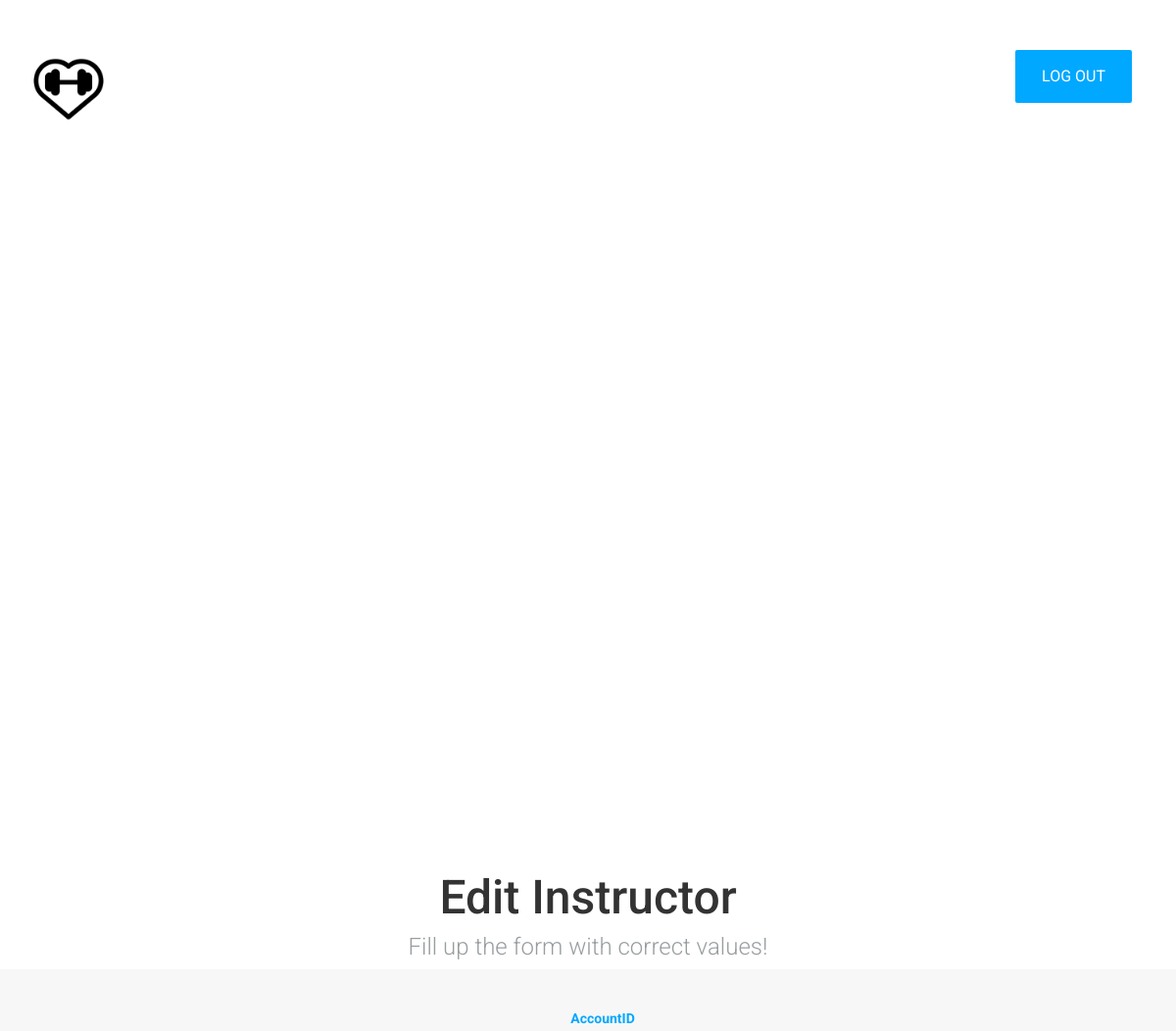
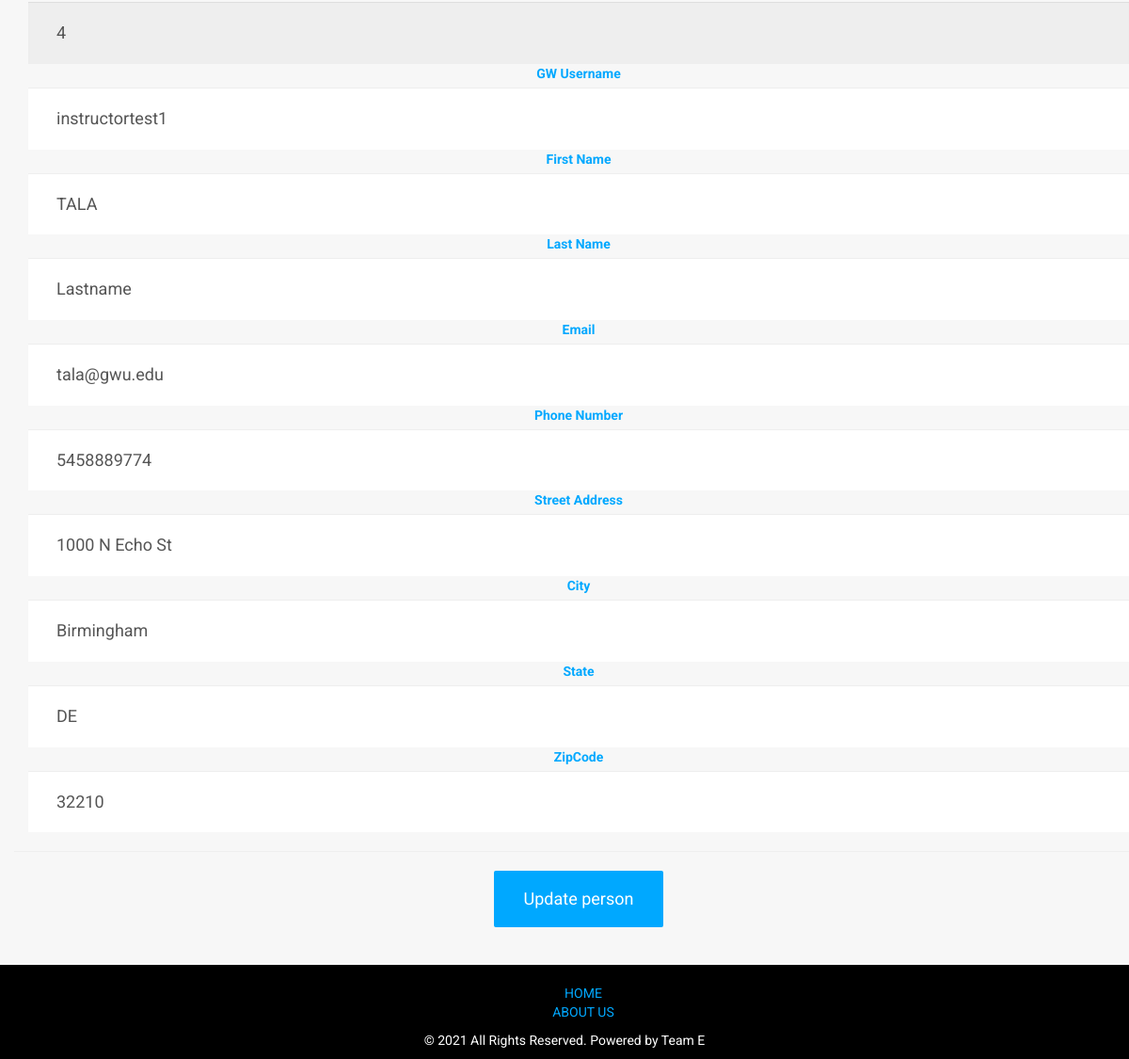
/editpersoninstructor.php?id=4, run on the app's committed database (2 pictures, top to bottom).
### tables this page shows
CREATE TABLE `account` (
  `AccountID` int(11) NOT NULL,
  `GW_UserName` varchar(25) NOT NULL,
  `Password` varchar(25) NOT NULL,
  `Email` varchar(255) NOT NULL,
  `First_Name` varchar(255) NOT NULL,
  `Last_Name` varchar(255) NOT NULL,
  `Phone_Number` varchar(10) NOT NULL,
  `Street_Address` varchar(500) NOT NULL,
  `City` varchar(255) NOT NULL,
  `State` varchar(255) NOT NULL,
  `ZipCode` varchar(5) NOT NULL,
  `Role` varchar(50) NOT NULL,
  `StudentID` int(11) DEFAULT NULL,
  `InstructorID` int(11) DEFAULT NULL,
  `AdminID` int(11) DEFAULT NULL
);

### editpersoninstructor.php (the view, shortened to what this page needs)
<?php
require 'config.php';
$id = $_GET['id'];
$sql = 'SELECT * FROM account WHERE AccountID=:id';
$statement = $db->prepare($sql);
$statement->execute([':id' => $id ]);
$person = $statement->fetch(PDO::FETCH_OBJ);
?>
<!DOCTYPE html>
<html>
<head>
	<head>
	<link rel="stylesheet" type="text/css" href="css/normalize.css">
	<link rel="stylesheet" type="text/css" href="css/bootstrap.css">
	<link rel="stylesheet" type="text/css" href="css/owl.css">
	<link rel="stylesheet" type="text/css" href="css/animate.css">
	<link rel="stylesheet" type="text/css" href="fonts/font-awesome-4.1.0/css/font-awesome.min.css">
	<link rel="stylesheet" type="text/css" href="fonts/eleganticons/et-icons.css">
	<link rel="stylesheet" type="text/css" href="css/Cofit.css">
</head>
</head>
<body>
	<nav class="navbar">
		<div class="container">
			<div class="navbar-header">
				<a  href="#"><img src="img/logo.png" data-active-url="img/logo-active.png" alt=""></a>
			</div>
			<div class="collapse navbar-collapse" id="bs-example-navbar-collapse-1">
				<ul class="nav navbar-nav navbar-right main-nav">
					<li><a  href="index.php">HOME</a></li>
					<li><a  href="about.php">ABOUT US</a></li>
                    <li><a href="logout.php" class="btn btn-blue">LOG OUT</a></li>
				</ul>
			</div>
        </div>
	</nav>
<section >
			<div class="row text-center title">
				<h2>Edit Instructor</h2>
				<h4 class="light muted"> Fill up the form with correct values! </h4>
			</div>
</section>
<section  class="section gray-bg">
	<div class="container">
	<form method = "post">
		<div class="container">
		<div class="row text-center">
                <label for ="AccountID"><a>AccountID</a></label>
				<input value="<?= $person->AccountID; ?>" class ="form-control" type="text" name="AccountID" required readonly>
                <label for ="GW_UserName"><a>GW Username</a></label>
				<input value="<?= $person->GW_UserName; ?>" class ="form-control" type="text" name="GW_UserName" required>
				<label for ="FirstName"><a>First Name</a></label>
				<input value="<?= $person->First_Name; ?>" class ="form-control" type="text" name="First_Name" required>
                <label for ="Last_Name"><a>Last Name</a></label>
				<input value="<?= $person->Last_Name; ?>" class ="form-control" type="text" name="Last_Name"  required>
				<label for ="Email"><a>Email</a></label>
				<input value="<?= $person->Email; ?>" class ="form-control" type="text" name="Email" required>
				<label for ="Phone_Number"><a>Phone Number</a></label>
				<input value="<?= $person->Phone_Number; ?>" class ="form-control" type="text" name="Phone_Number" required>
				<label for ="Street_Address"><a>Street Address</a></label>
				<input value="<?= $person->Street_Address; ?>" class ="form-control" type="text" name="Street_Address" required>
				<label for ="City"><a>City</a></label>
				<input value="<?= $person->City; ?>" class ="form-control" type="text" name="City" required>
				<label for ="State"><a>State</a></label>
				<input value="<?= $person->State; ?>" class ="form-control" type="text" name="State" required>
				<label for ="ZipCode"><a>ZipCode</a></label>
				<input value="<?= $person->ZipCode; ?>" class ="form-control" type="text" name="ZipCode" required>
                <hr class="row text-center title">
                <button type="submit" class="btn btn-blue">Update person</button>
			</div>
		</div>
</form>
</div>
</section>
	<footer class="text-center">
        <br>
		<div>
				<ul style= "list-style: none">
					<li><a href="index.php">HOME</a></li>
					<li><a href="about.php">ABOUT US</a></li>
				</ul>
		</div>
		<section>
			<div class=" row bottom-footer text-center-mobile">
			<section>
				<div >
					<p>&copy; 2021 All Rights Reserved. Powered by Team E</p>
				</div>
		</section>
            </div>
        </section>
	</footer>
</body>
</html>

### css/Cofit.css (style rules this page uses)
body { font-family: 'Roboto', 'Helvetica Neue', 'Segoe UI', Helvetica, Arial, sans-serif; font-size: 14px; overflow-x: hidden; color: #2a3237; -webkit-font-smoothing: antialiased; -moz-osx-font-smoothing: grayscale; }
h1, h2, h3, h4, h5, h6 { font-family: 'Roboto', 'Avenir Next', 'Helvetica Neue', 'Segoe UI', Helvetica, Arial, sans-serif; position: relative; margin: 10px 0; }
h2 { font-size: 48px; }
h4 { font-size: 24px; }
a { text-decoration: none; color: #00a8ff; -webkit-transition: all 0.3s ease; transition: all 0.3s ease; }
nav.navbar { position: absolute; z-index: 9500; width: 100%; width: 100vw; -webkit-transition: all 0.3s ease; transition: all 0.3s ease; }
nav.navbar-fixed-top { z-index: 9499; top: 0; padding: 25px 0; opacity: 0; background: white; box-shadow: 0px 4px 3px rgba(0, 0, 0, 0.05); }
nav.navbar-fixed-top .navbar-nav > li > a:not(.btn) { color: #bbb; }
.btn { font-size: 18px; display: inline-block; padding: 15px 30px; color: white; border: 2px solid transparent; border-radius: 2px; background: transparent; -webkit-transition: all 0.3s ease; transition: all 0.3s ease; }
.btn.btn-blue { background: #00a8ff; }
.navbar { top: 50px; float: left; }
.container { position: relative; z-index: 1; }
section { position: relative; }
.section { padding: 40px 0; background: #fff; }
footer { background-color:black; color: white; position: center; }
.form-control { font-size: 18px; position: relative; left: 0; height: auto; padding: 20px 30px; border: 1px; border-radius: 0; box-shadow: 0; }
a img { height: 80px; width: 80px; }
.mobile-nav ul li { margin: 25px 0; }
.mobile-nav ul li a:not(.btn) { color: #aaa; }
.row.title { padding: 0 20px; }
.light { font-weight: 300; }
.gray-bg { background: #f7f7f7; }
.muted { color: #989da0; }

### data on the page
account: AccountID "4", GW_UserName "instructortest1", First_Name "TALA", Last_Name "Lastname", Email "tala@gwu.edu", Phone_Number "5458889774", Street_Address "1000 N Echo St", City "Birmingham", State "DE", ZipCode "32210"
